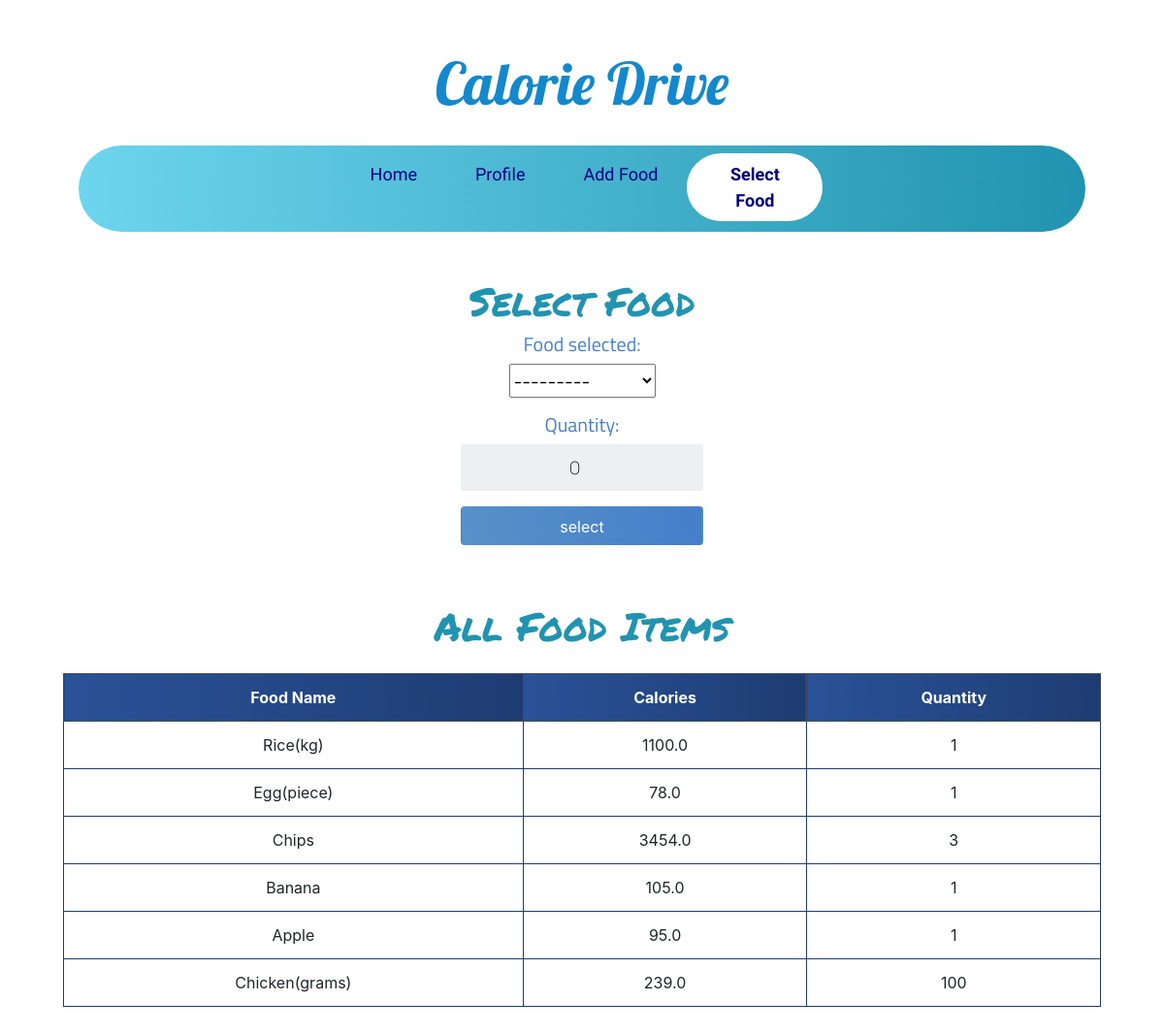
/select_food/ (signed in), run on the app's committed database.
### calories/models.py (models this page shows)
class Food(models.Model):
	name = models.CharField(max_length=200 ,null=False)
	quantity = models.PositiveIntegerField(null=False,default=0)
	calorie = models.FloatField(null=False,default=0)
	person_of = models.ForeignKey(User,null=True,on_delete=models.CASCADE)
	def __str__(self):
		return self.name

### calories/views.py (the view)
# urls.py: path('select_food/',select_food,name='select_food'),
@login_required
def select_food(request):
	person = Profile.objects.filter(person_of=request.user).last()
	food_items = Food.objects.filter(person_of=request.user)
	form = SelectFoodForm(request.user,instance=person)
	if request.method == 'POST':
		form = SelectFoodForm(request.user,request.POST,instance=person)
		if form.is_valid():
			form.save()
			return redirect('home')
	else:
		form = SelectFoodForm(request.user)
	context = {'form':form,'food_items':food_items}
	return render(request, 'select_food.html',context)

### calories/forms.py
class SelectFoodForm(forms.ModelForm):
    class Meta:
        model = Profile
        fields = ('food_selected','quantity',)
    def __init__(self, user, *args, **kwargs):
        super(SelectFoodForm, self).__init__(*args, **kwargs)
        self.fields['food_selected'].queryset = Food.objects.filter(person_of=user)

### templates/select_food.html (shortened to what this page needs)
{% extends 'base.html' %}
{% block content %}
    <div class="login mt-0">
        <div class="login-screen">
            <div class="app-title">
                <h1 class="headline">Select Food</h1>
            </div>
            <form method="POST" action="" class="login-form">
              <h5 class="form-labels">
                {{ form.as_p }}
            </h5>
                <input class="btn login_btn pt-2" type="submit" value="select">
            </form>
        </div>
    </div>
    <div class="container-fluid">
   <h1 class="headline text-center pb-3">All Food Items </h1>
        <table class="table table-bordered text-center">
            <thead class="thead-dark">
                <tr>
                    <th scope="col">Food Name</th>
                    <th scope="col">Calories</th>
                    <th scope="col">Quantity</th>
                </tr>
            </thead>
            <tbody>
                {% for food in food_items %}
                <tr>
                    <td>{{ food.name }}</td>
                    <td>{{ food.calorie }}</td>
                    <td>{{ food.quantity }}</td>
                </tr>
                {% endfor %}
            </tbody>
        </table>
     </div>
{% endblock content %}

### templates/base.html (shortened to what this page needs)
<!DOCTYPE html>
{% load static %}
<html>
<head>
	<link href="{% static 'css/base.css' %}" rel="stylesheet">
	<link rel="stylesheet" href="https://stackpath.bootstrapcdn.com/bootstrap/4.5.2/css/bootstrap.min.css">
</head>
<body>
  <a href={% url "home" %}><h1 class="logo text-center">Calorie Drive</h1></a>
<nav id="navbar-primary" class="navbar navbar-expand-lg navbar-default active" role="navigation">
 <div class="container">
            <div class="collapse navbar-collapse" id="resNav">
            <ul class="navbar-nav justify-content-center">
              {% with url_name=request.resolver_match.url_name %}
              <li class="nav-item"><a class="nav-link  {% if url_name == 'home' %} active{% endif %}" href={% url "home" %}>Home</a></li>
              <li class="nav-item"><a class="nav-link {% if url_name == 'profile' %} active{% endif %}" href={% url "profile" %}>Profile</a></li>
              <li class="nav-item"><a class="nav-link {% if url_name == 'add_food' %} active{% endif %}" href={% url "add_food" %}>Add Food</a></li>
              <li class="nav-item"><a class="nav-link {% if url_name == 'select_food' %} active{% endif %}" href={% url "select_food" %}>Select Food</a></li>
              {% endwith %}
            </ul>
            </div>
 </div>
</nav>
        {% block content %}
        {% endblock content %}
</body>
</html>

### static/css/base.css (style rules this page uses)
a { text-decoration:none !important; }
.logo { font-family: 'Lobster', cursive; padding-top:0px; padding-bottom:12px; font-size: 60px; color: #1488CC; color: -webkit-linear-gradient(to right, #2B32B2, #1488CC); color: linear-gradient(to right, #2B32B2, #1488CC); }
#navbar-primary.navbar-default .navbar-nav { width: 100%; text-align: center; background: #2193b0; background: -webkit-linear-gradient(to right, #6dd5ed, #2193b0); background: linear-gradient(to right, #6dd5ed, #2193b0); border-radius: 100px ; }
#navbar-primary.navbar-default .navbar-nav > li { display: inline-block; float: none; vertical-align: top; padding-top: 8px; padding-bottom: 8px; font-family: 'Grandstander', cursive }
#navbar-primary.navbar-default .navbar-nav > li > a { padding-left: 30px; padding-right: 30px; color:#000080; font-size: 18px; text-decoration:none; }
ul.navbar-nav .nav-item:after { content: ''; display: block; height: 3px; width: 0; transition: width .5s ease, background-color .5s ease; }
.navbar-nav .nav-item > a.active { width: 140px; background: white ; border-radius: 100px ; color: #white !important; text-align: center; font-weight: bolder; display: block; text-decoration: none; }
body { font-family: Arial; background-color: #3498DB; padding: 50px; }
.login { margin: 20px auto; width: 300px; }
.login-screen { background-color: #FFF; padding: 20px; border-radius: 5px }
.app-title { text-align: center; color: #777; }
.login-form { text-align: center; }
input { text-align: center; background-color: #ECF0F1; border: 2px solid transparent; border-radius: 3px; font-size: 16px; font-weight: 200; padding: 10px 0; width: 250px; transition: border .5s; }
.btn { background: #457fca; background: -webkit-linear-gradient(to right, #5691c8, #457fca); background: linear-gradient(to right, #5691c8, #457fca); color: white !important; font-size: 16px; line-height: 25px; padding: 10px 0; text-decoration: none; text-shadow: none; border-radius: 3px; box-shadow: none; transition: 0.25s; display: block; width: 250px; margin: 0 auto; }
th { background: #1e3c72; background: -webkit-linear-gradient(to right, #2a5298, #1e3c72); background: linear-gradient(to right, #2a5298, #1e3c72); }
.headline { font-family: 'Permanent Marker', cursive; padding-top:20px; color: #2193b0; color: -webkit-linear-gradient(to right, #6dd5ed, #2193b0); color: linear-gradient(to right, #6dd5ed, #2193b0); }
.table { background-color: white; color: #18AD7C; }
table.table-bordered > thead > tr > th { border:1px solid #1e3c72; }
table.table-bordered > tbody > tr > td { border:1px solid #1e3c72; }
.form-labels { font-family: 'Titillium Web', sans-serif; color:#457fca; }

### data on the page
Food: name "Rice(kg)", calorie "1100.0", quantity "1"
Food: name "Egg(piece)", calorie "78.0", quantity "1"
Food: name "Chips", calorie "3454.0", quantity "3"
Food: name "Banana", calorie "105.0", quantity "1"
Food: name "Apple", calorie "95.0", quantity "1"
Food: name "Chicken(grams)", calorie "239.0", quantity "100"
